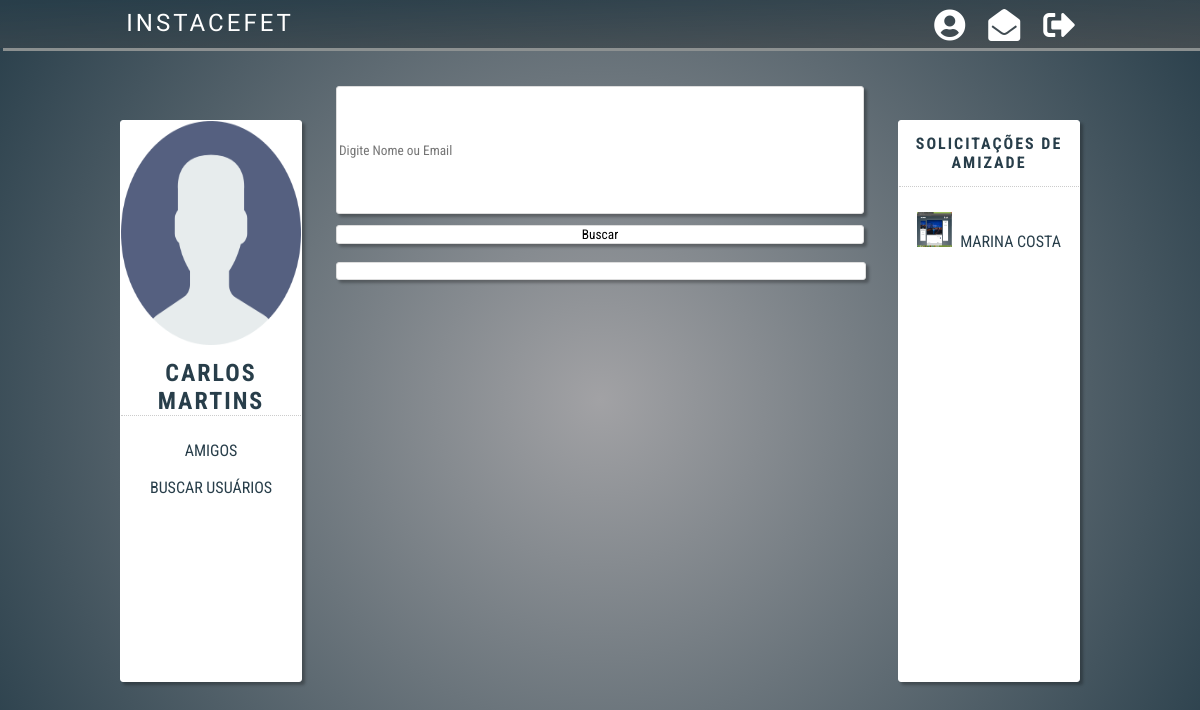
/buscarUsuario.php (signed in), run on the app's committed database.
### tables this page shows
CREATE TABLE `amigos` (
  `id` int(11) NOT NULL,
  `dataSolicitacao` date NOT NULL,
  `idSolicitante` int(11) NOT NULL,
  `dataConfirmacao` date DEFAULT NULL,
  `idSolicitado` int(11) NOT NULL,
  `situacao` varchar(1) DEFAULT 'P'
);

CREATE TABLE `usuario` (
  `id` int(11) NOT NULL,
  `nome` varchar(255) NOT NULL,
  `sobrenome` varchar(255) NOT NULL,
  `dataNascimento` date NOT NULL,
  `email` varchar(255) NOT NULL,
  `apelido` varchar(255) NOT NULL,
  `senha` varchar(255) NOT NULL,
  `dataIngresso` date DEFAULT NULL
);

### buscarUsuario.php (the view, shortened to what this page needs)
<?php
	$con=BDSingleton::getConexao();
?>
<html lang="pt-br">
    <head>
        <link rel="stylesheet" type="text/css" href="css/index.css">
        <link rel="stylesheet" type="text/css" href="css/home.css"/>
        <link rel="stylesheet" href="https://use.fontawesome.com/releases/v5.0.13/css/all.css">
    </head>
    <body>
		<div class="header slow-transition">
            <div class="wrapper">
                <a class="logo" href="home.php">INSTACEFET</a>
				<nav>
					<ul>
						<li><a href="logout.php"><i class="fa fa-sign-out-alt fa-2x"></i></a></li>
						<li><a href="#"><i class="fa fa-envelope-open fa-2x"></i></a></li>
						<li><a href="perfil.php"><i class="fa fa-user-circle fa-2x"></i></a></li>
					</ul>
				</nav>
            </div>
        </div>
        <main class="centralizado">
			<aside class="mural mural-perfil box-effect">
				<div class="menu" >
					<div style="cursor:default;background-image:url(<?php echo 'usuarios/'.$_SESSION['apelido'].'/perfil.jpg'?>);" class="foto-perfil">
					</div>
					<a href="perfil.php"><h1><?php echo $_SESSION['nome']." ".$_SESSION['sobrenome']; ?></h1></a><br/>
				</div>
				<div class="hot-post">
					<ul class="lista-menu">
						<li><a href='amigos.php'>Amigos</a></li>
						<li><a href='buscarUsuario.php'>Buscar Usuários</a></li>
					</ul>
				</div>
			</aside>
			<section class="mural-timeline">
				<div class="publicacao">
					<form id="form-busca-usuario" method="POST" action="buscarUsuario.php" class="publicacao">
                        <input type="txt" name="usuario-busca" style="height:400%;" class="post box-effect" id="usuario-busca" placeholder="Digite Nome ou Email" autofocus="autofocus">
                        <input type="submit" name="usuario-buscar" class="button-enviar-publicacao post box-effect" id="usuario-buscar" value="Buscar" >
                    </form>
				</div>
				<div style="height:inherit;" class="post box-effect mural-foto">
				</div>
			</section>
			<aside class="mural mural-amizade box-effect">
			<div class="menu">
					<h2>Solicitações de Amizade</h2>
				</div>
				<div class="hot-post">
					<ul class="lista-menu">
						<?php
							$idUsuario=$_SESSION['id'];
							$ps=$con->query("SELECT a.id, u.id as usuario_id, u.nome as usuario_nome,
							 u.sobrenome as usuario_sobrenome, u.apelido as usuario_apelido
							FROM amigos AS a
							JOIN usuario AS u ON a.idSolicitante = u.id
							WHERE idSolicitado = $idUsuario
							AND situacao = 'p'
							ORDER BY u.nome LIMIT 100;");
							$regs = $ps->fetchAll();
							if(count($regs)<=0){
								echo '<li>';
								echo "Não existem solicitações";
								echo '</li>';
							}else{
								foreach($regs as $row){
									echo '<li>';
									echo "<a href='perfil-amigo.php?id=" . $row['usuario_id'] . "'>";
									echo "<img style='margin-right:5%;width: 35px; height: 35px;' src='usuarios/" . $row['usuario_apelido'] . "/perfil.jpg'/>";
									echo "<span>" . $row['usuario_nome']  ."   ". $row['usuario_sobrenome'] ."</span></a>";
									echo '</li>';
								}
							}
                        ?>
                    </ul>
				</div>
			</aside>
        </main>
    </body>
</html>

### css/index.css (style rules this page uses)
* { font-family: 'Roboto Condensed', sans-serif; }
.slow-transition { -webkit-transition: 1s linear; -moz-transition: 1s linear; -o-transition: 1s linear; }
.box-effect { border:1px solid #FFF; border-radius:3px; box-shadow: 3px 3px 3px rgba(10, 10, 10, 0.3); }
body { margin:0 auto; background: radial-gradient(circle,rgba(158, 158, 161, 0.959),#283e4a); }
.header { width:100%; background:linear-gradient(to bottom right,#283e4a,#4a4f52d2); padding:0.526%; margin:0; box-shadow:3px 3px rgba(142, 146, 146, 0.973); position:fixed; top:0; }
.wrapper { width:80%; margin: 0 auto; padding:0.265%; }
.logo { color:#fff; text-decoration:none; font-size:1.5em; font-family: 'Bowlby One SC', cursive; letter-spacing: 3px; }

### css/home.css (style rules this page uses)
.centralizado { width:80%; margin:5% auto; }
nav { width:30%; color:#FFF; float:right; }
nav ul { width:100%; padding:0; margin:0; display:inline; list-style-type:none; float:right; }
nav li { float:right; margin:0 4%; }
nav a { color:#fff; text-decoration:none; cursor:pointer; }
.mural { float:left; }
.mural-perfil, .mural-amizade { text-transform:uppercase; background-color:#fff; width:15%; position:fixed; height:70%; top:15%; }
.mural-perfil { left:10%; }
.mural-amizade { right:10%; }
.mural-timeline { width:55%; margin:9% auto; }
.foto-perfil { position:relative; background-image:url(../img/logo.jpg); background-position:center; width:100%; height:40%; background-size: 100% 100%; cursor: pointer; margin-bottom:8%; }
.menu { border-bottom:1px dotted #ccc; text-align: center; color:#283e4a; letter-spacing: 2px; }
.menu a { text-decoration:none; cursor:pointer; color:#283e4a; }
.menu h1 { display:inline; }
.menu h2 { font-size:1em; }
.hot-post { width:100%; background-color:#fff; }
.hot-post img { width:inherit; }
.publicacao { height:20%; margin-bottom:3%; }
.button-enviar-publicacao { cursor:pointer; }
.post { background-color:#fff; width:100%; border:1px solid #ddd; margin-bottom:2%; }
.mural-foto { background-color:#fff; border:1px solid #ddd; margin-bottom:2%; height:50%; position:relative; background-size: 100% 100%; }
.lista-menu { list-style-type:none !important; color:#283e4a; text-align:center; padding:0; }
.lista-menu li { padding:5%; }
.lista-menu a { text-decoration:none; cursor:pointer; color:#283e4a; }

### data on the page
amigos: idSolicitante.apelido (picture), idSolicitante.nome "MARINA", idSolicitante.sobrenome "COSTA"

### other printed values
$_SESSION['nome'] "CARLOS"
$_SESSION['sobrenome'] "MARTINS"
